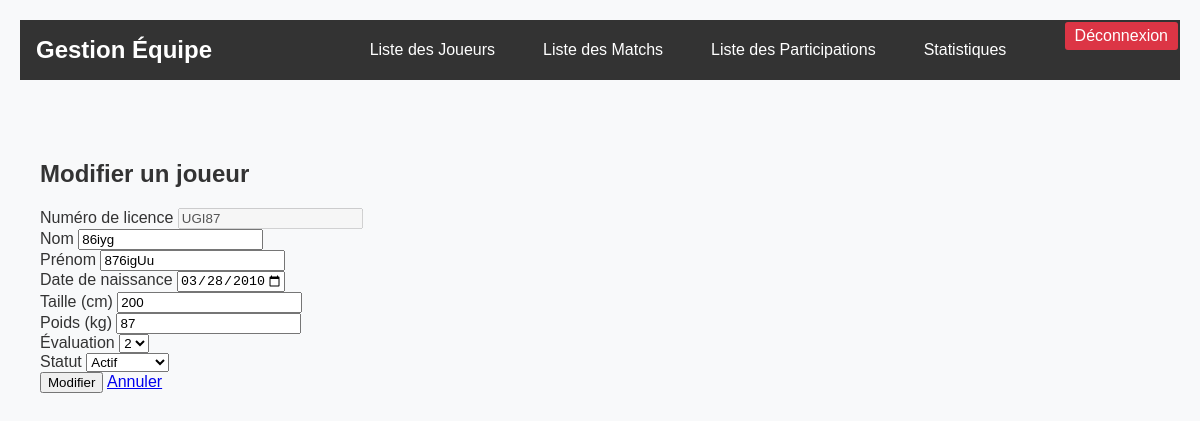
Page /vue/modifierJoueur.php?id=UGI87 on the committed database.
### tables this page shows
CREATE TABLE `joueur` (
  `numero_de_licence` varchar(50) NOT NULL,
  `nom` varchar(50) DEFAULT NULL,
  `prenom` varchar(50) DEFAULT NULL,
  `date_naissance` date DEFAULT NULL,
  `taille` decimal(15,0) DEFAULT NULL,
  `poids` decimal(15,0) DEFAULT NULL,
  `evaluation` decimal(1,0) DEFAULT NULL,
  `statut` varchar(8) DEFAULT NULL
);

### modele/joueurModel.php (called while the page is built, shortened)
<?php
require_once '../config/bd.php';
function getJoueurParLicence($numero_licence) {
    global $linkpdo;
    $requete = $linkpdo->prepare("SELECT * FROM joueur WHERE numero_de_licence = :licence");
    $requete->execute([':licence' => $numero_licence]);
    return $requete->fetch(PDO::FETCH_ASSOC);
}
?>

### controleur/joueurControleur.php (called while the page is built, shortened)
<?php
require_once '../modele/joueurModel.php';
function modifierJoueurExistant($numero_licence) {
    if ($_SERVER['REQUEST_METHOD'] === 'POST') {
        $nom = filter_input(INPUT_POST, 'nom', FILTER_SANITIZE_STRING);
        $prenom = filter_input(INPUT_POST, 'prenom', FILTER_SANITIZE_STRING);
        $date_naissance = filter_input(INPUT_POST, 'date_naissance', FILTER_SANITIZE_STRING);
        $taille = filter_input(INPUT_POST, 'taille', FILTER_VALIDATE_FLOAT);
        $poids = filter_input(INPUT_POST, 'poids', FILTER_VALIDATE_FLOAT);
        $evaluation = filter_input(INPUT_POST, 'evaluation', FILTER_VALIDATE_INT);
        $statut = filter_input(INPUT_POST, 'statut', FILTER_SANITIZE_STRING);
        echo $date_naissance;
        $data = [
            'numero_licence' => $numero_licence,
            'nom' => $nom,
            'prenom' => $prenom,
            'date_naissance' => $date_naissance,
            'taille' => $taille,
            'poids' => $poids,
            'evaluation' => $evaluation,
            'statut' => $statut
        ];
        $errors = validerDonneesJoueur($data);
        if (empty($errors)) {
            if (modifierJoueur(
                $numero_licence,
                $nom,
                $prenom,
                $date_naissance,
                $taille,
                $poids,
                $evaluation,
                $statut
            )) {
                header('Location: listeJoueurs.php');
                exit;
            } else {
                $errors[] = "Erreur lors de la modification du joueur.";
            }
        }
        return ['joueur' => $data, 'errors' => $errors];
    } else {
        $joueur = getJoueurParLicence($numero_licence);
        return ['joueur' => $joueur, 'errors' => []];
    }
}
?>

### vue/modifierJoueur.php (the view, shortened to what this page needs)
<?php
require_once '../controleur/joueurControleur.php';
$numero_licence = isset($_GET['id']) ? htmlspecialchars($_GET['id']) : null;
$result = modifierJoueurExistant($numero_licence);
$joueur = $result['joueur'];
include 'header.php';
?>
<!DOCTYPE html>
<html lang="fr">
<head>
    <link rel="stylesheet" href="./css/style.css">
</head>
<body>
<div class="container mt-4">
    <h2>Modifier un joueur</h2>
    <form method="POST" action="modifierJoueur.php?id=<?php echo htmlspecialchars($joueur['numero_de_licence']); ?>">
        <div class="form-group">
            <label>Numéro de licence</label>
            <input type="text" class="form-control" value="<?php echo htmlspecialchars($joueur['numero_de_licence']); ?>" disabled>
        </div>
        <div class="form-group">
            <label for="nom">Nom</label>
            <input type="text" class="form-control" id="nom" name="nom" value="<?php echo htmlspecialchars($joueur['nom'] ?? ''); ?>" required>
        </div>
        <div class="form-group">
            <label for="prenom">Prénom</label>
            <input type="text" class="form-control" id="prenom" name="prenom" value="<?php echo htmlspecialchars($joueur['prenom'] ?? ''); ?>" required>
        </div>
        <div class="form-group">
            <label for="date_naissance">Date de naissance</label>
            <input type="date" class="form-control" id="date_naissance" name="date_naissance" value="<?php echo htmlspecialchars($joueur['date_naissance'] ?? ''); ?>" max='9999-12-31' required>
        </div>
        <div class="form-group">
            <label for="taille">Taille (cm)</label>
            <input type="number" class="form-control" id="taille" name="taille" value="<?php echo htmlspecialchars($joueur['taille'] ?? ''); ?>" required>
        </div>
        <div class="form-group">
            <label for="poids">Poids (kg)</label>
            <input type="number" class="form-control" id="poids" name="poids" value="<?php echo htmlspecialchars($joueur['poids'] ?? ''); ?>" required>
        </div>
        <div class="form-group">
            <label for="evaluation">Évaluation</label>
            <select class="form-control" id="evaluation" name="evaluation" required>
                <?php for($i = 1; $i <= 5; $i++): ?>
                    <option value="<?php echo $i; ?>" <?php echo (isset($joueur['evaluation']) && $joueur['evaluation'] == $i) ? 'selected' : ''; ?>><?php echo $i; ?></option>
                <?php endfor; ?>
            </select>
        </div>
        <div class="form-group">
            <label for="statut">Statut</label>
            <select class="form-control" id="statut" name="statut" required>
                <?php $statuts = ['Actif', 'Inactif', 'Blessé', 'Suspendu']; ?>
                <?php foreach($statuts as $s): ?>
                    <option value="<?php echo $s; ?>" <?php echo (isset($joueur['statut']) && $joueur['statut'] == $s) ? 'selected' : ''; ?>><?php echo $s; ?></option>
                <?php endforeach; ?>
            </select>
        </div>
        <button type="submit" class="btn btn-primary">Modifier</button>
        <a href="listeJoueurs.php" class="btn btn-secondary">Annuler</a>
    </form>
</div>
</body>
</html>

### vue/css/style.css (style rules this page uses)
body { font-family: Arial, sans-serif; margin: 20px; padding: 0; background-color: #f8f9fa; color: #333; }
.container { padding: 20px; max-width: 1200px; margin: 0 auto; }
.container { padding-top: 60px; }

### rows in the picture
joueur: numero_de_licence "UGI87", nom "86iyg", prenom "876igUu", date_naissance "03/28/2010", taille "200", poids "87", evaluation "2", statut "Actif"
